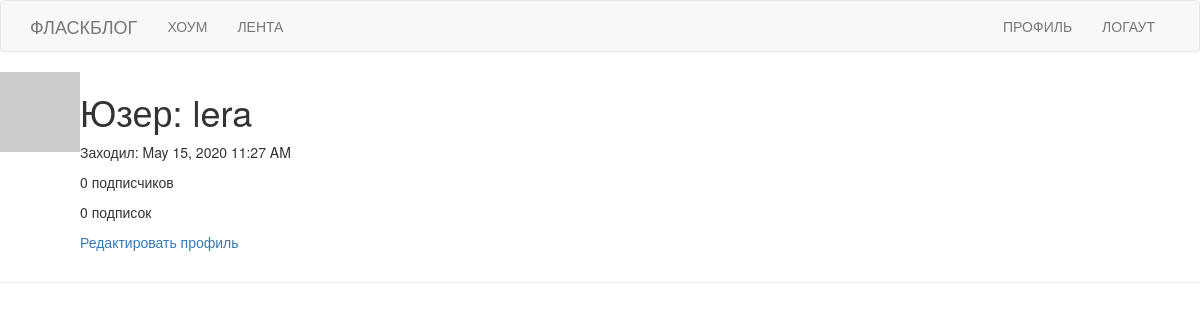
The page /user/lera (signed in) on the database as committed earlier.
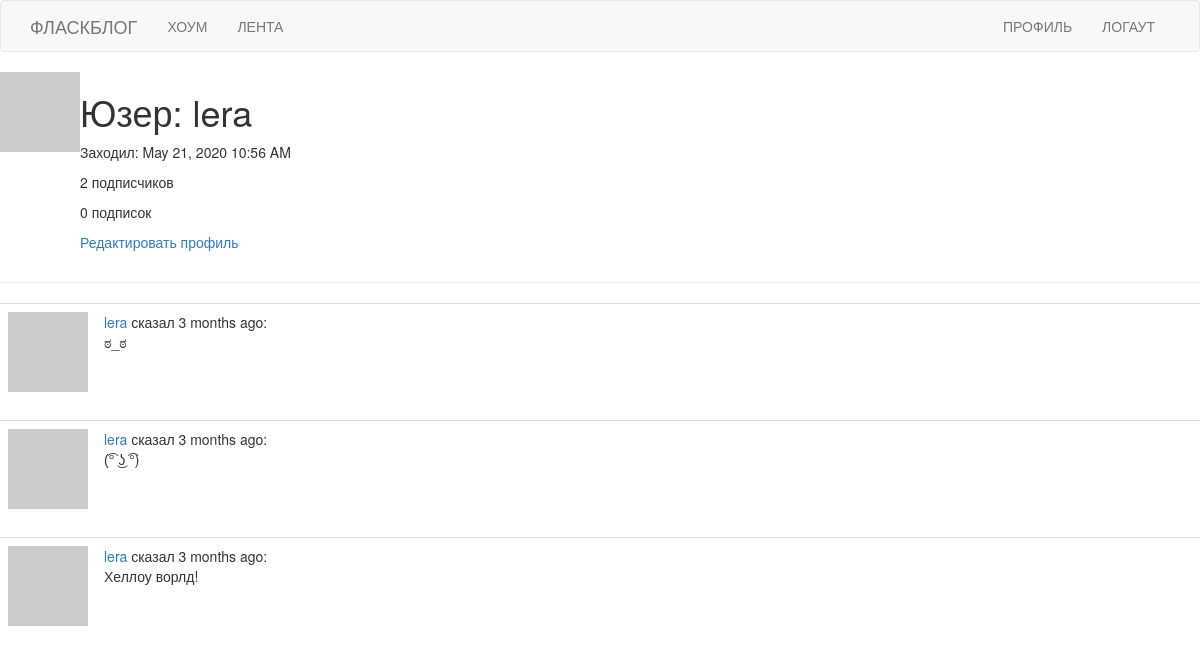
The same page on the database as committed later.
### app/models.py (models this page shows, shortened)
class User(UserMixin, db.Model):
    id = db.Column(db.Integer, primary_key=True)
    username = db.Column(db.String(64), index=True, unique=True)
    email = db.Column(db.String(120), index=True, unique=True)
    password_hash = db.Column(db.String(128))
    about_me = db.Column(db.String(140))
    last_seen = db.Column(db.DateTime, default=datetime.utcnow)
    posts = db.relationship('Post', backref='author', lazy='dynamic')
    followed = db.relationship(
        'User', secondary=followers,
        primaryjoin=(followers.c.follower_id == id),
        secondaryjoin=(followers.c.followed_id == id),
        backref=db.backref('followers', lazy='dynamic'), lazy='dynamic')
    def avatar(self, size):
        digest = md5(self.email.lower().encode('utf-8')).hexdigest()
        return 'https://www.gravatar.com/avatar/{}?d=identicon&s={}'.format(digest, size)
    """Подписка"""
    """Отписка"""
    """Проверка на подписку"""
    """Лента"""
    '''Запрос токена на восстановление пароля'''
    '''Верификация токена на восстановление пароля'''

class Post(db.Model):
    id = db.Column(db.Integer, primary_key=True)
    body = db.Column(db.String(140))
    timestamp = db.Column(db.DateTime, index=True, default=datetime.utcnow)
    user_id = db.Column(db.Integer, db.ForeignKey('user.id'))

### app/routes.py (the view)
@app.route('/user/<username>')
@login_required
def user(username):
    user = User.query.filter_by(username=username).first_or_404()
    page= request.args.get('page', 1, type=int)
    posts = user.posts.order_by(Post.timestamp.desc()).paginate(page, app.config['POST_PER_PAGE'], False)
    next_url = url_for('user', username=user.username, page=posts.next_num) if posts.has_next else None
    prev_url = url_for('user', username=user.username, page=posts.prev_num) if posts.has_prev else None
    form = EmptyForm
    return render_template('user.html', user=user, posts=posts.items,
                           next_url=next_url, prev_url=prev_url, form=form)

### app/models.py (called while the page is built)
@login.user_loader
def load_user(id):
    return User.query.get(int(id))

### app/routes.py (called while the page is built)
@app.before_request
def before_request():
    if current_user.is_authenticated:
        current_user.last_seen = datetime.utcnow()
        db.session.commit()

### app/templates/user.html (shortened to what this page needs)
{% extends "base.html" %}
{% block content %}
    <table>
        <tr valign="top">
            <td><img src="{{ user.avatar(128) }}"></td>
            <td>
                <h1> Юзер: {{ user.username }}</h1>
                {% if user.last_seen %}
                <p>
                    Заходил: {{ moment(user.last_seen).format('LLL') }}
                </p>
                {% endif %}
                <p>
                    {{ user.followers.count() }} подписчиков
                </p>
                <p>
                    {{ user.followed.count() }} подписок
                </p>
                {% if user == current_user %}
                <p>
                    <a href="{{ url_for('edit_profile') }}">Редактировать профиль</a>
                </p>
                {% elif not current_user.is_following(user) %}
                <p>
                    <a href="{{ url_for('follow', username=user.username) }}">Подписаться</a>
                </p>
                {% else %}
                <p>
                    <a href="{{ url_for('unfollow', username=user.username) }}">Отписаться</a>
                </p>
                {% endif %}
            </td>
        </tr>
    </table>
    <hr>
    {% for post in posts %}
        {% include '_post.html' %}
    {% endfor %}
{% endblock %}

### app/templates/base.html (shortened to what this page needs)
{% extends 'bootstrap/base.html' %}
{% block navbar %}
    <nav class="navbar navbar-default">
        <div class="container">
            <div class="navbar-header">
                <a class="navbar-brand" href="{{ url_for('index') }}">ФЛАСКБЛОГ</a>
            </div>
            <div class="collapse navbar-collapse" id="bs-example-navbar-collapse-1">
                <ul class="nav navbar-nav">
                    <li><a href="{{ url_for('index') }}">ХОУМ</a></li>
                    <li><a href="{{ url_for('explore') }}">ЛЕНТА</a></li>
                </ul>
                <ul class="nav navbar-nav navbar-right">
                    {% if current_user.is_anonymous %}
                    <li><a href="{{ url_for('login') }}">ЛОГИН</a></li>
                    {% else %}
                    <li><a href="{{ url_for('user', username=current_user.username) }}">ПРОФИЛЬ</a></li>
                    <li><a href="{{ url_for('logout') }}">ЛОГАУТ </a></li>
                    {% endif %}
                </ul>
            </div>
        </div>
    </nav>
{% endblock %}

### app/templates/_post.html
<table class="table table-hover">
    <tr>
        <td width="70px">
            <a href="{{ url_for('user', username=post.author.username) }}">
                <img src="{{ post.author.avatar(70) }}" />
            </a>
        </td>
        <td>
            <a href="{{ url_for('user', username=post.author.username) }}">
                {{ post.author.username }}
            </a>
            сказал {{ moment(post.timestamp).fromNow() }}:
            <br>
            {{ post.body }}
        </td>
    </tr>
</table>

Rows that differ between the two databases and show on the page:
changed User "lera": last_seen "May 15, 2020 11:27 AM" → "May 21, 2020 10:56 AM"
added Post: author.username "lera", timestamp "3 months ago", body "ಠ_ಠ"
added Post: author.username "lera", timestamp "3 months ago", body "(͡° ͜ʖ ͡°)"
added Post: author.username "lera", timestamp "3 months ago", body "Хеллоу ворлд!"
Other text that changed with them:
{{ user.followers.count() }}: "0" → "2"
